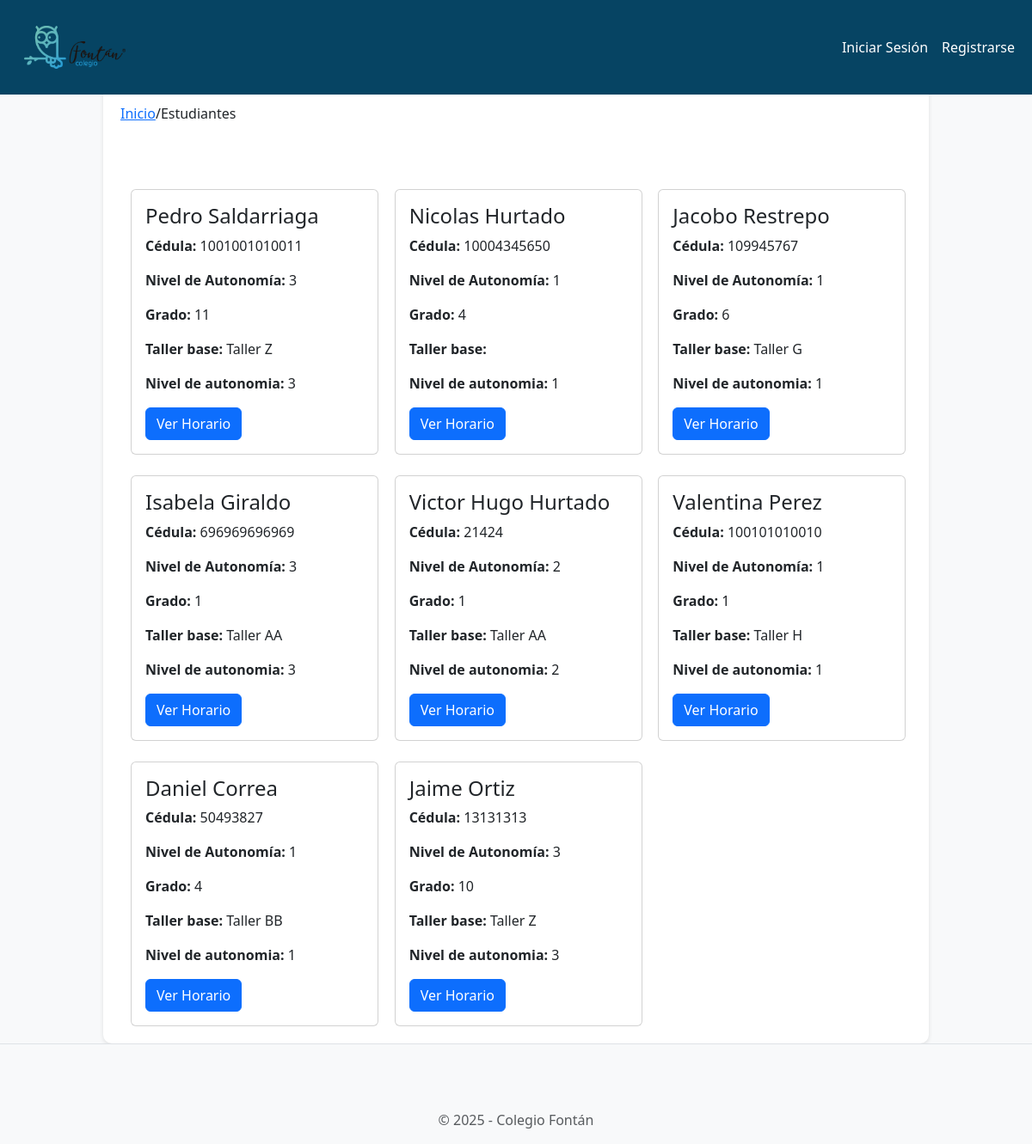
/students/student_list/, run on an earlier commit of the app's database.
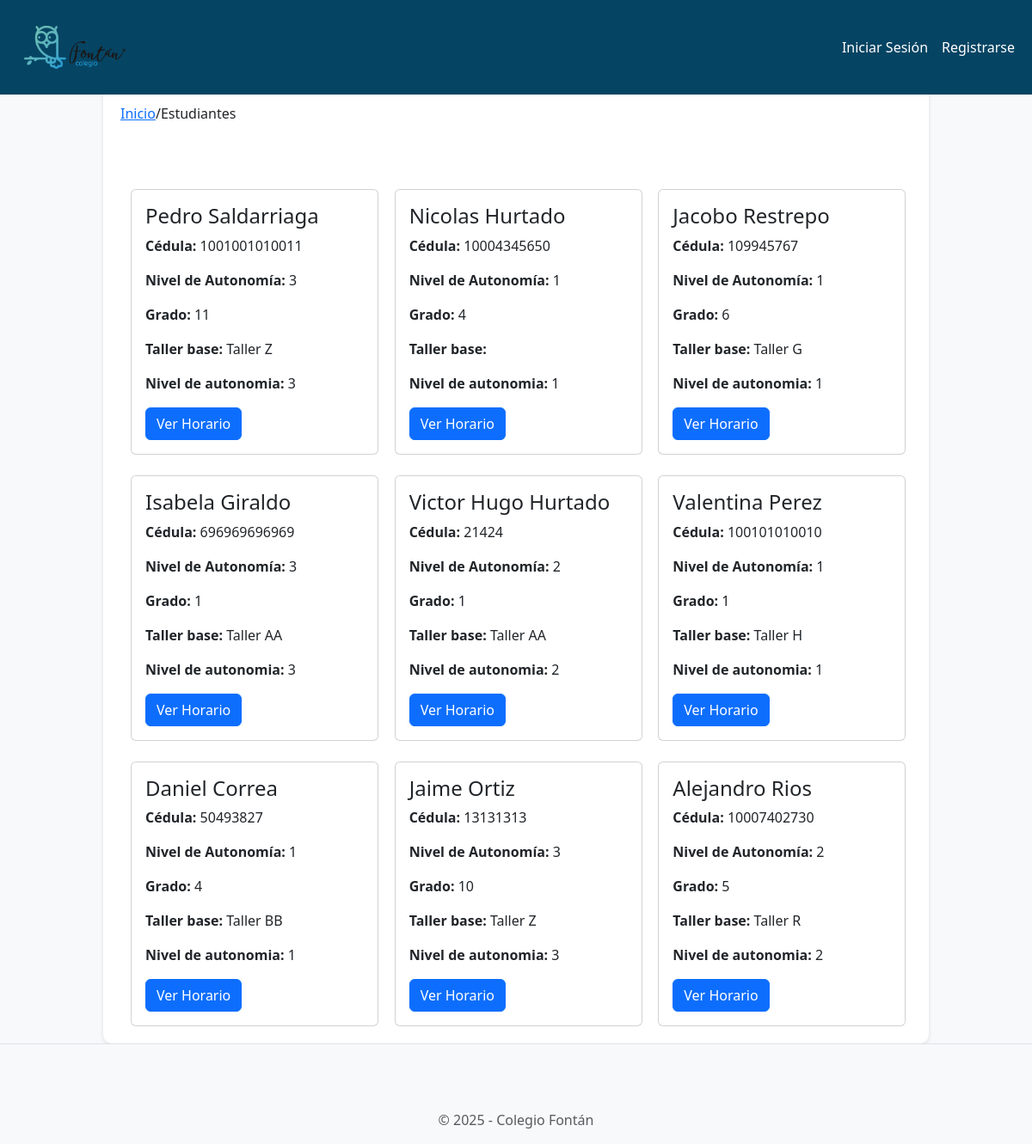
And on a later commit of the database.
### students/models.py (models this page shows, shortened)
class Student(models.Model):
    STATUS_CHOICES = [
        ('present', 'Presente'),
        ('absent', 'Ausente'),
        ('neutral', 'No llamado'),
    ]
    student_id = models.AutoField(primary_key=True)
    name = models.CharField(max_length=100)
    lastname = models.CharField(max_length=100)
    id_number = models.IntegerField(unique=True)
    autonomy_level = models.IntegerField(
        choices=[
            (1, 'Nivel 1'),
            (2, 'Nivel 2'),
            (3, 'Nivel 3'),
        ],
        default=1,
    )
    extended_vacation = models.BooleanField(default=False)
    grade = models.IntegerField(
        choices=[
            (1, '1'),
            (2, '2'),
            (3, '3'),
            (4, '4'),
            (5, '5'),
            (6, '6'),
            (7, '7'),
            (8, '8'),
            (9, '9'),
            (10, '10'),
            (11, '11'),
        ],
        default=1,
    )
    status = models.CharField(
        max_length=10,
        choices=STATUS_CHOICES,
        default='neutral'
    )
    workshop = models.ForeignKey('workshops.Workshop', on_delete=models.SET_NULL, null=True, blank=True)

### workshops/models.py (models this page shows, shortened)
class Workshop(models.Model):
    WORKSHOP_TYPES = [
        ('primary', 'Primaria'),
        ('high_school', 'Bachillerato'),
        ('collective', 'Colectivo'),
    ]
    workshop_id = models.AutoField(primary_key=True)
    name = models.CharField(max_length=100, unique=True)
    tutor = models.ForeignKey(
        'tutors.Tutor',
        on_delete=models.SET_NULL,
        null=True,
        blank=True,
        related_name='workshops'  # Esta línea permite acceder a los talleres desde el tutor
    )
    max_capacity = models.IntegerField(default=25)
    type = models.CharField(
        max_length=20,
        choices=WORKSHOP_TYPES,
        default='primary'
    )

### students/views.py (the view)
# urls.py: path('student_list/', views.student_list, name='students.student_list'),
def student_list(request):
    query = request.GET.get('query', '').strip()  # Elimina espacios en blanco en la búsqueda
    workshops = Workshop.objects.all()
    if query:
        students = Student.objects.filter(
            Q(name__icontains=query) |
            Q(lastname__icontains=query)
        )
    else:
        students = Student.objects.all()
    return render(request, 'students/student_list.html', {
        'workshops': workshops,
        'students': students,
        'query': query,
        'search_type': 'students',
    })

### students/templates/students/student_list.html (shortened to what this page needs)
{% extends 'base.html' %}
{% block breadcrumb %}
<a href="{% url 'home.home' %}">Inicio</a>
  <span>/</span>
  <span>Estudiantes</span>
{% endblock %}
{% load static %}
{% block content %}
<div class="container">
  <div class="row row-cols-1 row-cols-md-3 g-4">
    {% if query %}
      {% if students %}
        {% for student in students %}
          <div class="col">
            <div class="card" style="width: 18rem;">
              <div class="card-body">
                <h4 class="card-title">{{ student.name }} {{ student.lastname }}</h5>
                <p class="card-text"><strong>Cédula:</strong> {{ student.id_number }}</p>
                <p class="card-text"><strong>Nivel de Autonomía:</strong> {{ student.autonomy_level }}</p>
                <p class="card-text"><strong>Grado:</strong> {{ student.grade }}</p>
                <p class="card-text"><strong>Workshop:</strong> {{ student.workshop.name }}</p>
                <p class="card-text"><strong>Nivel de autonomia:</strong> {{ student.autonomy_level }}</p>
                <a href="{% url 'student_schedule' student_id=student.student_id %}" class="btn btn-primary">Ver Horario</a>
              </div>
            </div>
          </div>
        {% endfor %}
      {% else %}
        <div class="col">
          <h2>No se encontraron resultados para "{{ query }}"</h2>
        </div>
      {% endif %}
    {% else %}
      {% for student in students %}
        <div class="col">
          <div class="card" style="width: 18rem;">
            <div class="card-body">
              <h4 class="card-title">{{ student.name }} {{ student.lastname }}</h5>
              <p class="card-text"><strong>Cédula:</strong> {{ student.id_number }}</p>
              <p class="card-text"><strong>Nivel de Autonomía:</strong> {{ student.autonomy_level }}</p>
              <p class="card-text"><strong>Grado:</strong> {{ student.grade }}</p>
              <p class="card-text"><strong>Taller base:</strong> {{ student.workshop.name }}</p>
              <p class="card-text"><strong>Nivel de autonomia:</strong> {{ student.autonomy_level }}</p>
              <a href="{% url 'student_schedule' student_id=student.student_id %}" class="btn btn-primary">Ver Horario</a>
            </div>
          </div>
        </div>
      {% endfor %}
    {% endif %}
  </div>
</div>
{% endblock %}

### horariosfontanproyecto/templates/base.html (shortened to what this page needs)
<!doctype html>
<html lang="en">
  {% load static %}
  <head>
    <link href="https://cdn.jsdelivr.net/npm/bootstrap@5.3.0-alpha1/dist/css/bootstrap.min.css" rel="stylesheet">
    <link rel="stylesheet" href="https://cdnjs.cloudflare.com/ajax/libs/font-awesome/6.0.0-beta3/css/all.min.css">
    <link rel="stylesheet" href="{% static 'css/style.css'%}">
  </head>
  <body>
    {% include 'navbar.html' %}
    <div class="container container-principal">
      <div style="margin-top: 100px;">
        <nav aria-label="breadcrumb">
          <ol class="breadcrumb">
            {% block breadcrumb %}
            {% endblock %}
          </ol>
        </nav>
        {% block content %}
        {% endblock %}
      </div>
    </div>
    <footer class="footer mt-auto py-3 bg-light">
      <div class="container text-center">
        <span class="text-muted">&copy; 2025 - Colegio Fontán</span>
      </div>
    </footer>
  </body>
</html>

### horariosfontanproyecto/templates/navbar.html (shortened to what this page needs)
{% load static %}
<nav class="navbar navbar-expand-lg navbar-dark custom-navbar-bg" style="height: 110px; position: fixed; width: 100%; z-index: 1000;">
  <div class="container-fluid">
    <a class="navbar-brand ms-3" href="{% url 'home.home' %}">
      <img src="{% static 'images/logo.png' %}" alt="Colegio Fontán">
    </a>
    <div class="collapse navbar-collapse" id="navbarSupportedContent">
      <ul class="navbar-nav ms-auto mb-2 mb-lg-0">
        {% if user.is_authenticated %}
          <li class="nav-item">
            <a class="nav-link" href="{% url 'workshops:show_blocks' %}">Bloques</a>
          </li>
          <li class="nav-item dropdown">
            <a class="nav-link dropdown-toggle" href="#" id="tutoresDropdown" role="button" data-bs-toggle="dropdown" aria-expanded="false">
              Tutores
            </a>
            <ul class="dropdown-menu" aria-labelledby="tutoresDropdown">
              <li><a class="dropdown-item" href="{% url 'tutors.show_tutors' %}">Ver Tutores</a></li>
              <li><a class="dropdown-item" href="{% url 'tutors.register_tutor' %}">Crear Tutor</a></li>
            </ul>
          </li>
          <li class="nav-item dropdown">
            <a class="nav-link dropdown-toggle" href="#" id="estudiantesDropdown" role="button" data-bs-toggle="dropdown" aria-expanded="false">
              Estudiantes
            </a>
            <ul class="dropdown-menu" aria-labelledby="estudiantesDropdown">
              <li><a class="dropdown-item" href="{% url 'students.student_list' %}">Ver Estudiantes</a></li>
              <li><a class="dropdown-item" href="{% url 'students.register_student' %}">Registrar Estudiantes</a></li>
            </ul>
          </li>
          <li class="nav-item dropdown">
            <a class="nav-link dropdown-toggle" href="#" id="talleresDropdown" role="button" data-bs-toggle="dropdown" aria-expanded="false">
              Talleres
            </a>
            <ul class="dropdown-menu" aria-labelledby="talleresDropdown">
              <li><a class="dropdown-item" href="{% url 'workshops:list_workshops' %}">Ver talleres</a></li>
              <li><a class="dropdown-item" href="{% url 'workshops:create_workshop' %}">Crear taller</a></li>
            </ul>
          </li>
          <li class="nav-item dropdown">
            <a class="nav-link dropdown-toggle" href="#" id="profileDropdown" role="button" data-bs-toggle="dropdown" aria-expanded="false">
              <i class="fas fa-user fa-lg"></i>
            </a>
            <ul class="dropdown-menu" aria-labelledby="profileDropdown">
              <li><a class="dropdown-item" href="{% url 'tutor_profile' %}">Ver Perfil</a></li>
              <li><a class="dropdown-item" href="{% url 'accounts.logout' %}">Cerrar Sesión</a></li>
            </ul>
          </li>
          <li class="nav-item">
            <form class="d-flex" action="{% if search_type == 'tutors' %}{% url 'tutors.show_tutors' %}{% else %}{% url 'students.student_list' %}{% endif %}" method="GET">
              <input class="form-control me-2" type="search" placeholder="Buscar..." aria-label="Buscar" name="query">
              <button class="btn btn-outline-light" type="submit">Buscar</button>
            </form>
          </li>
        {% else %}
          <li class="nav-item">
            <a class="nav-link" href="{% url 'accounts.login' %}">Iniciar Sesión</a>
          </li>
          <li class="nav-item">
            <a class="nav-link" href="{% url 'accounts.signup' %}">Registrarse</a>
          </li>
        {% endif %}
      </ul>
    </div>
  </div>
</nav>

### horariosfontanproyecto/templates/base.html (style rules this page uses)
body { background-color: #f8f9fa; }
.container-principal { background-color: #fff; border-radius: 10px; box-shadow: 0 2px 5px rgba(0, 0, 0, 0.1); padding: 20px; }
.breadcrumb { background-color: transparent; padding: 0; }
.footer { background-color: #f8f9fa; border-top: 1px solid #dee2e6; }
.container { max-width: 960px; margin: 0 auto; }

### horariosfontanproyecto/templates/navbar.html (style rules this page uses)
:root { --primary-color: #064463; --secondary-color: #1C5471; --hover-color: #163E59; --text-color: #fff; --bg-color: #f9f9f9; }
.custom-navbar-bg { background-color: var(--primary-color) !important; }
.navbar-brand img { max-height: 50px; width: auto; }
.navbar-nav .nav-link { color: var(--text-color); text-decoration: none; font-size: 1rem; }

What changed in the data, as far as the page shows it:
added Student: name "Alejandro", lastname "Rios", id_number "10007402730", autonomy_level "2", grade "5", workshop.name "Taller R"
